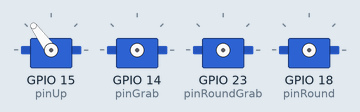
Recording of a program running on a simulated Raspberry Pi (BCM pin numbers). On the bench: 4 × servo. Servo angles are drawn from the pulse width (0.5 ms = 0°, 2.5 ms = 180°).

Above: at 0.05 s.
At 5.0 s:
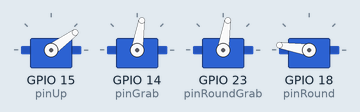
At 6.25 s:
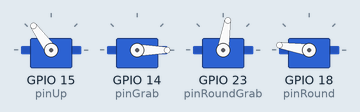
At 7.5 s:
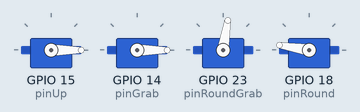
At 8.75 s:
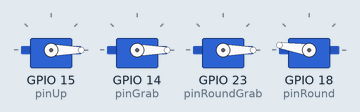
At 10.0 s:
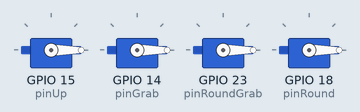
Timing chart, 0 to 13.0 s (numbered marks = the images above):
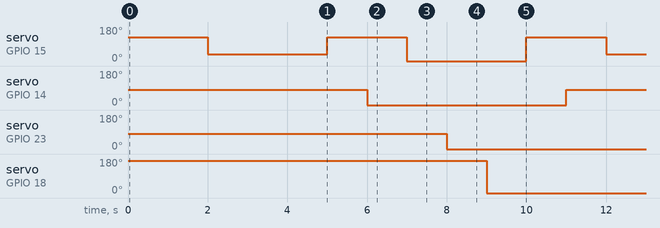

Measured:
- by itself, servo on GPIO 15 (pinUp): repeats every 10.0 s: 126° 2.0 s, 0° 3.0 s, 126° 2.0 s, 36° 3.0 s
- by itself, servo on GPIO 14 (pinGrab), servo on GPIO 23 (pinRoundGrab): alternates 81° for 5.0 s and 0° for 5.0 s
- by itself, servo on GPIO 18 (pinRound): alternates 171° for 5.0 s and 0° for 5.0 s

The program:

run.py
```python
# импорт необходимых модулей Python для работы
import RPi.GPIO as gp
from time import sleep

# установка вида подключения пинов
gp.setmode(gp.BCM)

# обозначения пинов
pinGrab = 14
pinUp = 15
pinRound = 18
pinRoundGrab = 23

# включение пинов в состояние OUT (вывода сигнала)
gp.setup(pinGrab, gp.OUT)
gp.setup(pinUp, gp.OUT)
gp.setup(pinRound, gp.OUT)
gp.setup(pinRoundGrab, gp.OUT)

# инициализация PWM (ШИМ) для каждого пина
pwmGrab = gp.PWM(pinGrab, 50)
pwmGrab.start(0)
pwmUp = gp.PWM(pinUp, 50)
pwmUp.start(0)
pwmRound = gp.PWM(pinRound, 50)
pwmRound.start(0)
pwmRoundGrab = gp.PWM(pinRoundGrab, 50)
pwmRoundGrab.start(0)


# функция для установления угла поворота мотора
def set_angle(pwm, pin, angle):
    angle = angle / 18 + 2
    gp.output(pin, True)
    pwm.ChangeDutyCycle(angle)
    sleep(1)


if __name__ == '__main__':
    # циклическое выполнение программы
    while True:
        # опускаем захват
        set_angle(pwmUp, pinUp, 135)
        # захватываем деталь
        set_angle(pwmGrab, pinGrab, 90)
        # поднимаем захват с деталью
        set_angle(pwmUp, pinUp, 45)
        # поворот захвата вокруг центральной оси на 90 градусов
        set_angle(pwmRoundGrab, pinRoundGrab, 90)
        # поворот на 180 градусов вокруг оси робота
        set_angle(pwmRound, pinRound, 180)
        # опускаем захват
        set_angle(pwmUp, pinUp, 135)
        # разжимаем захват
        set_angle(pwmGrab, pinGrab, 0)
        # возвращаем в исходное положение
        set_angle(pwmUp, pinUp, 0)
        set_angle(pwmRoundGrab, pinRoundGrab, 0)
        set_angle(pwmRound, pinRound, 0)

    # очистка пинов от значений, установленных ранее
    gp.cleanup()
```
